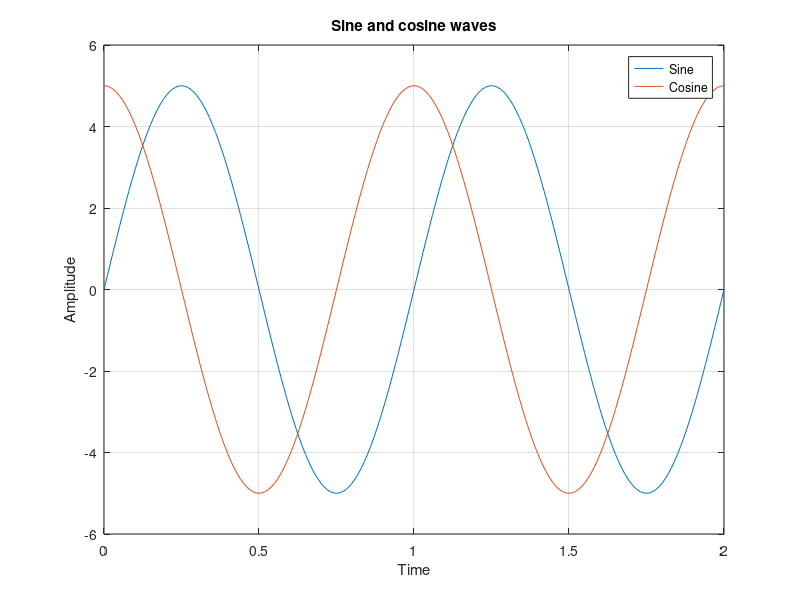

The MATLAB source for this figure:
t = 0:0.01:2;
a = 5;
f = 1;

y1 = a * sin(2 * pi * f * t);
x = t;
plot(x, y1);
hold on;

y2 = a * cos(2 * pi * f * t);
plot(x, y2);

title("Sine and cosine waves")
xlabel("Time");
ylabel("Amplitude");
legend("Sine", "Cosine");
grid on;
